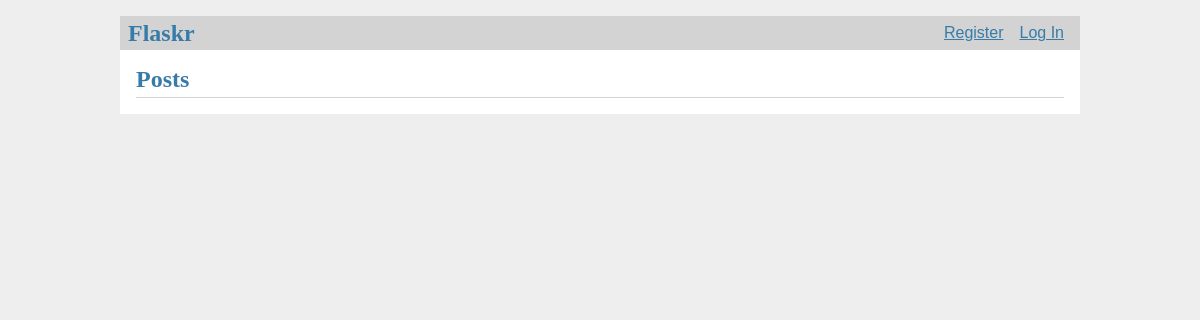
Before: / with the older database file.
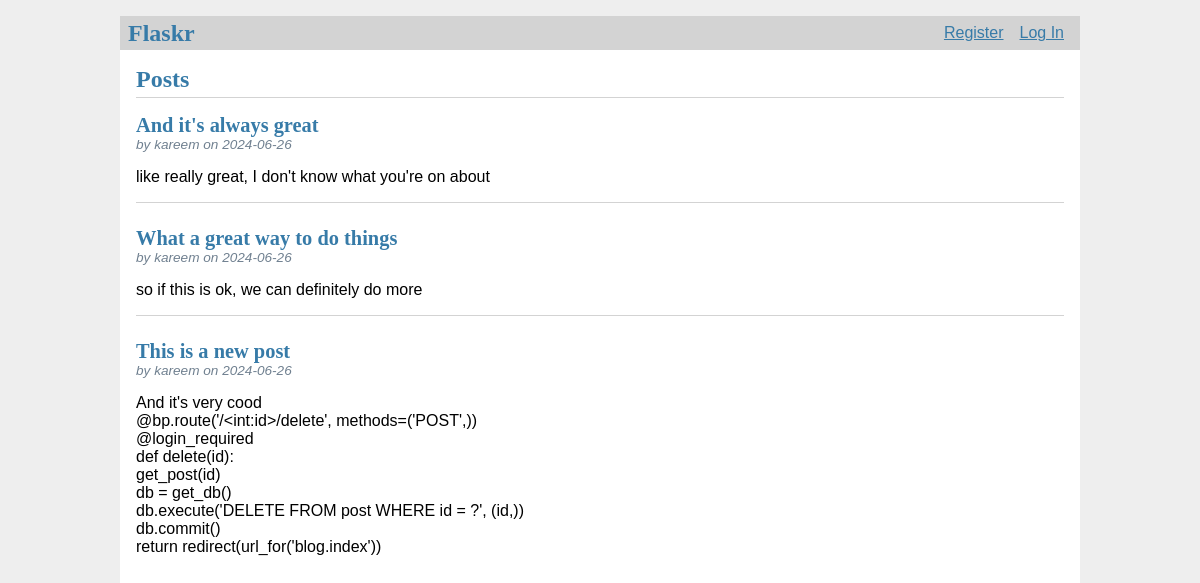
After: the same page with the newer database file.
### tables this page shows
CREATE TABLE post (
  id INTEGER PRIMARY KEY AUTOINCREMENT,
  author_id INTEGER NOT NULL,
  created TIMESTAMP NOT NULL DEFAULT CURRENT_TIMESTAMP,
  title TEXT NOT NULL,
  body TEXT NOT NULL,
  FOREIGN KEY (author_id) REFERENCES user (id)
);

CREATE TABLE user (
  id INTEGER PRIMARY KEY AUTOINCREMENT,
  username TEXT UNIQUE NOT NULL,
  password TEXT NOT NULL
);

### flaskr/blog.py (the view)
@bp.route("/")
def index():
    db = get_db()
    posts = db.execute(
        "SELECT p.id, title, body, created, author_id, username"
        " FROM post p JOIN user u ON p.author_id = u.id"
        " ORDER BY created DESC"
    ).fetchall()
    return render_template("blog/index.html", posts=posts)

### flaskr/auth.py (called while the page is built)
@bp.before_app_request
def load_logged_in_user():
    user_id = session.get("user_id")
    if user_id is None:
        g.user = None
    else:
        g.user = (
            get_db().execute("SELECT * FROM user WHERE id = ?", (user_id,)).fetchone()
        )

### flaskr/db.py (called while the page is built)
def get_db():
    if "db" not in g:
        g.db = sqlite3.connect(
            current_app.config["DATABASE"], detect_types=sqlite3.PARSE_DECLTYPES
        )
        g.db.row_factory = sqlite3.Row
    return g.db

### flaskr/templates/blog/index.html (shortened to what this page needs)
{% extends 'base.html' %}
{% block header %}
  <h1>{% block title %}Posts{% endblock %}</h1>
{% endblock %}
{% block content %}
  {% for post in posts %}
    <article class="post">
      <header>
        <div>
          <h1>{{ post['title'] }}</h1>
          <div class="about">by {{ post['username'] }} on {{ post['created'].strftime('%Y-%m-%d') }}</div>
        </div>
      </header>
      <p class="body">{{ post['body'] }}</p>
    </article>
    {% if not loop.last %}
      <hr>
    {% endif %}
  {% endfor %}
{% endblock %}

### flaskr/templates/base.html (shortened to what this page needs)
<!doctype html>
<link rel="stylesheet" href="{{ url_for('static', filename='style.css') }}">
<nav>
  <h1>Flaskr</h1>
  <ul>
    {% if g.user %}
      <li><span>{{ g.user['username'] }}</span>
      <li><a href="{{ url_for('auth.logout') }}">Log Out</a>
    {% else %}
      <li><a href="{{ url_for('auth.register') }}">Register</a>
      <li><a href="{{ url_for('auth.login') }}">Log In</a>
    {% endif %}
  </ul>
</nav>
<section class="content">
  <header>
    {% block header %}{% endblock %}
  </header>
  {% block content %}{% endblock %}
</section>

### flaskr/static/style.css (style rules this page uses)
h1, h2, h3, h4, h5, h6 { font-family: serif; color: #377ba8; margin: 1rem 0; }
a { color: #377ba8; }
hr { border: none; border-top: 1px solid lightgray; }
nav { background: lightgray; display: flex; align-items: center; padding: 0 0.5rem; }
nav h1 { flex: auto; margin: 0; }
nav ul { display: flex; list-style: none; margin: 0; padding: 0; }
nav ul li a, nav ul li span, header .action { display: block; padding: 0.5rem; }
.content { padding: 0 1rem 1rem; }
.content > header { border-bottom: 1px solid lightgray; display: flex; align-items: flex-end; }
.content > header h1 { flex: auto; margin: 1rem 0 0.25rem 0; }
.post > header { display: flex; align-items: flex-end; font-size: 0.85em; }
.post > header > div:first-of-type { flex: auto; }
.post > header h1 { font-size: 1.5em; margin-bottom: 0; }
.post .about { color: slategray; font-style: italic; }
.post .body { white-space: pre-line; }
.content:last-child { margin-bottom: 0; }

Changed rows visible on the page:
added post: title "And it's always great", username "kareem", created "2024-06-26", body "like really great, I don't know what you're on about"
added post: title "What a great way to do things", username "kareem", created "2024-06-26", body "so if this is ok, we can definitely do more"
added post: title "This is a new post", username "kareem", created "2024-06-26", body "And it's very cood @bp.route('/<int:id>/delete', methods=('POST',)) @login_required def delete(id): get_post(id) db = get_db() db.execute('DELETE FROM post WHERE id = ?', (id,)) db.commit() return redirect(url_for('blog.index'))"
